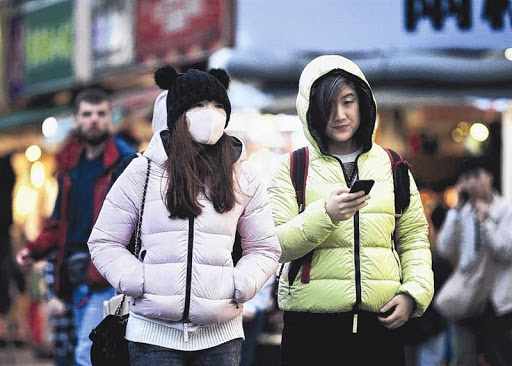
#> input picture data/images/maksssksksss0.png, 512 x 366 px
$ python test-scale-data-agrument.py
#> lines starting #> are read from the running program, lines starting #| are printed output that depends on the picture; after the words box and inside, x2 and y2 are one past the last pixel; in counts of white or black regions, pixels touching at a corner belong together
import numpy as np
import cv2
class_ids = ["mask_weared_incorrect", "without_mask","with_mask"]
class_mapping_decoder = dict(zip( range(len(class_ids)), class_ids ))
class_mapping_encoder = dict(zip(class_ids, range(len(class_ids))))
def scale_image_and_boxes(image, boxes, scale_factor):

    # kich thuoc cu
    (h, w) = image.shape[:2]

    # kich thuoc moi
    new_w = int(w*scale_factor)
    new_h = int(h*scale_factor)

    resized_image = cv2.resize(image, (new_w, new_h))

    # tao 1 cai nen mau xam 128
    canvas = np.full(shape=(h,w,3), fill_value=128.0 / 255.0, dtype=np.float32)

    x_offset = (w-new_w)//2
    y_offset = (h-new_h)//2

    if scale_factor < 1.0:
        canvas[y_offset:y_offset + new_h, x_offset:x_offset + new_w] = resized_image
        final_image = canvas
    else:
        final_image = resized_image[abs(y_offset):abs(y_offset) + h, abs(x_offset):abs(x_offset) + w]

    # Su ly image thanh cong

    new_boxes = []
    if len(boxes) > 0:
        for box in boxes:
            x_center, y_center, width, height, class_id = box # dang o dang chuan hoa

            new_box_w = width * scale_factor  # widht moi
            new_box_h = height * scale_factor #height moi

            new_x_center = (x_center * scale_factor) + (x_offset / w)
            new_y_center = (y_center * scale_factor) + (y_offset / h)

            # --- KIỂM TRA TÍNH HỢP LỆ CỦA BOX MỚI ---
            # Chuyển đổi box mới về dạng (xmin, ymin, xmax, ymax) để dễ tính toán.
            xmin = new_x_center - new_box_w / 2
            ymin = new_y_center - new_box_h / 2
            xmax = new_x_center + new_box_w / 2
            ymax = new_y_center + new_box_h / 2

            # Rất quan trọng khi phóng to, vì một phần box có thể bị cắt mất.
            xmin = max(0.0, xmin)
            ymin = max(0.0, ymin)
            xmax = min(1.0, xmax)
            ymax = min(1.0, ymax)

            if xmax > xmin and ymax > ymin:
                # Nếu hợp lệ, tính lại tọa độ tâm và kích thước cuối cùng từ các giá trị đã cắt.
                final_x_center = (xmin + xmax) / 2
                final_y_center = (ymin + ymax) / 2
                final_width = xmax - xmin
                final_height = ymax - ymin
                # Thêm box đã xử lý hoàn chỉnh vào danh sách
                new_boxes.append([final_x_center, final_y_center, final_width, final_height, class_id])

    # Trả về ảnh cuối cùng và danh sách các box mới dưới dạng mảng NumPy.
    return final_image, np.array(new_boxes, dtype=np.float32)


def show_image_with_boxes_cv2(image, boxes, window_name="Image with Boxes"):
    """
    Hiển thị ảnh và vẽ các bounding box bằng OpenCV.

    Args:
        image (np.array): Ảnh đầu vào (định dạng BGR mà OpenCV sử dụng).
        boxes (np.array): Mảng các bounding box, mỗi box có định dạng YOLO
                          [x_center, y_center, width, height, class_id].
        window_name (str): Tên của cửa sổ hiển thị.
    """
    # Tạo một bản sao của ảnh để không vẽ trực tiếp lên ảnh gốc
    display_image = image.copy()

    # Lấy chiều cao và chiều rộng của ảnh
    (h, w) = display_image.shape[:2]

    # Kiểm tra xem có bounding box nào để vẽ không
    if boxes is not None and len(boxes) > 0:
        # Lặp qua từng bounding box
        for box in boxes:
            # Lấy thông tin từ box
            x_center, y_center, width, height, class_id = box

            # --- Chuyển đổi từ tọa độ YOLO chuẩn hóa sang tọa độ pixel ---
            # Tính toán chiều rộng và chiều cao của box bằng pixel
            box_w_px = int(width * w)
            box_h_px = int(height * h)

            # Tính toán tâm của box bằng pixel
            x_center_px = int(x_center * w)
            y_center_px = int(y_center * h)

            # Tính toán tọa độ góc trên bên trái (xmin, ymin)
            xmin = int(x_center_px - (box_w_px / 2))
            ymin = int(y_center_px - (box_h_px / 2))

            # --- Vẽ lên ảnh ---
            # 1. Vẽ hình chữ nhật (bounding box)
            # cv2.rectangle(ảnh, điểm_bắt_đầu, điểm_kết_thúc, màu_sắc, độ_dày)
            color = (0, 255, 0)  # Màu xanh lá cây (BGR)
            thickness = 2
            cv2.rectangle(display_image, (xmin, ymin), (xmin + box_w_px, ymin + box_h_px), color, thickness)

            # 2. Vẽ nhãn tên lớp (class label)
            # Lấy tên lớp từ class_id
            label = class_mapping_decoder.get(int(class_id), 'Unknown')
            font = cv2.FONT_HERSHEY_SIMPLEX
            font_scale = 0.7
            font_thickness = 1

            # Đặt vị trí cho văn bản ngay phía trên bounding box
            text_position = (xmin, ymin - 10) if ymin - 10 > 10 else (xmin, ymin + 20)

            cv2.putText(display_image, label, text_position, font, font_scale, color, font_thickness)

    # Hiển thị ảnh trong một cửa sổ
    cv2.imshow(window_name, display_image)

    # Đợi người dùng nhấn một phím bất kỳ để đóng cửa sổ
    # Nếu tham số là 0, nó sẽ đợi vô hạn.
    cv2.waitKey(0)

    # Đóng tất cả các cửa sổ đã mở bởi OpenCV
    cv2.destroyAllWindows()


final_image = cv2.imread("../data/images/maksssksksss0.png")/ 255.0
boxes = np.array([
    [76.37, 140, 24.3,42, 0],
    [167, 128.7, 33.3,50, 0],
])/ 416

final_image, boxes = scale_image_and_boxes(final_image, boxes, 0.8)
#> in scale_image_and_boxes, `resized_image = cv2.resize(image, (new_w, new_h))`:
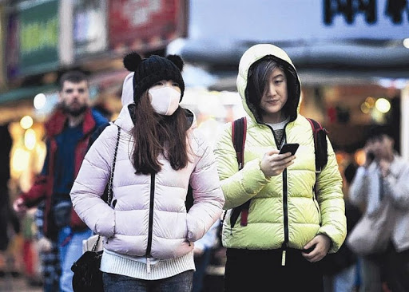
#> resized_image: shape (292, 409, 3) float64; mean B, G, R 0.506, 0.49, 0.497
#> in scale_image_and_boxes, `canvas[y_offset:y_offset + new_h, x_offset:x_offset + new_w] = resized..`:
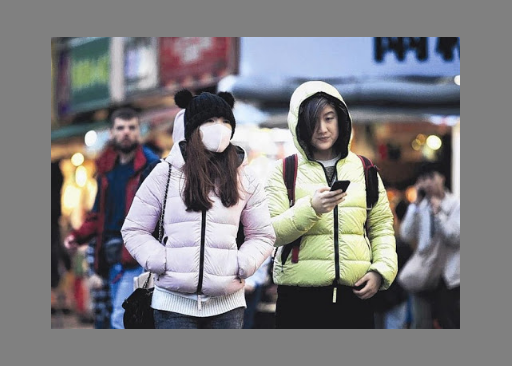
#> canvas: shape (366, 512, 3) float32; mean B, G, R 0.504, 0.494, 0.499
#> boxes = [[0.246, 0.37, 0.0467, 0.0808, 0], [0.421, 0.349, 0.064, 0.0962, 0]]
show_image_with_boxes_cv2(final_image, boxes)
#> the loop in show_image_with_boxes_cv2, `for box in boxes:` made 2 passes
#> (x_center, y_center, width, height, class_id, box_w_px, box_h_px, x_center_px) on passes 1 to 2: (0.246, 0.37, 0.0467, 0.0808, 0, 23, 29, 126), (0.421, 0.349, 0.064, 0.0962, 0, 32, 35, 215)
#> after the loop in show_image_with_boxes_cv2, `for box in boxes:`:
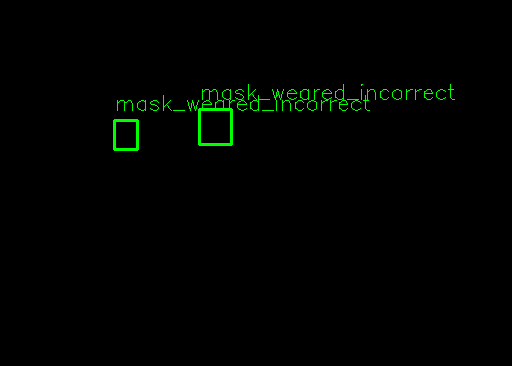
#> display_image: shape (366, 512, 3) float32; 0.94% of pixels changed, all inside (x1, y1, x2, y2) = (113, 84, 455, 151)
#> in show_image_with_boxes_cv2, `cv2.imshow(window_name, display_image)`:
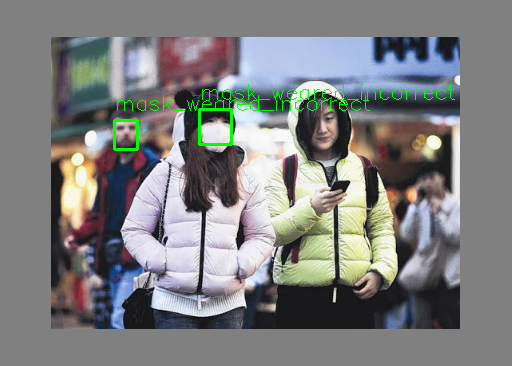
#> window 'Image with Boxes': shape (366, 512, 3); mean B, G, R 127.3, 127.3, 126

$ run again, with data/images/maksssksksss1.png copied over data/images/maksssksksss0.png
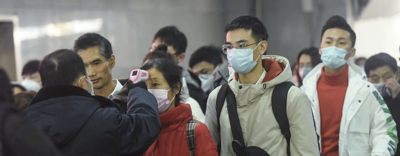
#> input picture data/images/maksssksksss1.png, 400 x 156 px
#> boxes = [[0.247, 0.372, 0.0467, 0.0808, 0], [0.421, 0.35, 0.064, 0.0962, 0]]
#> the loop in show_image_with_boxes_cv2, `for box in boxes:` made 2 passes
#> (x_center, y_center, width, height, class_id, box_w_px, box_h_px, x_center_px) on passes 1 to 2: (0.247, 0.372, 0.0467, 0.0808, 0, 18, 12, 98), (0.421, 0.35, 0.064, 0.0962, 0, 25, 15, 168)
#> after the loop in show_image_with_boxes_cv2, `for box in boxes:`:
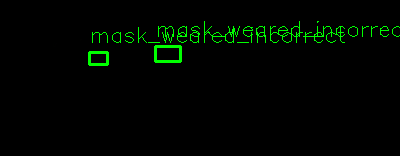
#> display_image: shape (156, 400, 3) float32; mean B, G, R 0.4, 6.3, 0.5
#> in show_image_with_boxes_cv2, `cv2.imshow(window_name, display_image)`:
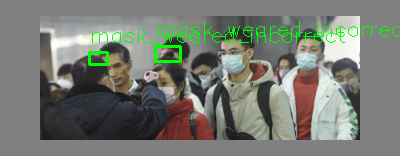
#> window 'Image with Boxes': shape (156, 400, 3); mean B, G, R 114.2, 122.6, 118.8

$ run again, with data/images/maksssksksss10.png copied over data/images/maksssksksss0.png
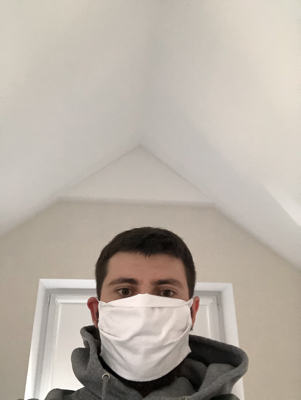
#> input picture data/images/maksssksksss10.png, 301 x 400 px
#> boxes = [[0.247, 0.369, 0.0467, 0.0808, 0], [0.421, 0.347, 0.064, 0.0962, 0]]
#> the loop in show_image_with_boxes_cv2, `for box in boxes:` made 2 passes
#> (x_center, y_center, width, height, class_id, box_w_px, box_h_px, x_center_px) on passes 1 to 2: (0.247, 0.369, 0.0467, 0.0808, 0, 14, 32, 74), (0.421, 0.347, 0.064, 0.0962, 0, 19, 38, 126)
#> after the loop in show_image_with_boxes_cv2, `for box in boxes:`:
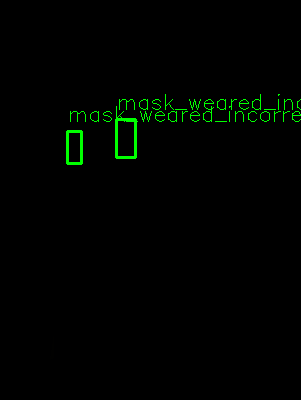
#> display_image: shape (400, 301, 3) float32; mean B, G, R 0.6, 3.8, 0.6
#> in show_image_with_boxes_cv2, `cv2.imshow(window_name, display_image)`:
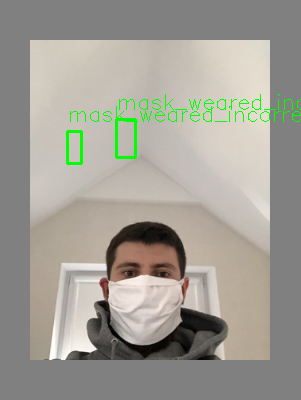
#> window 'Image with Boxes': shape (400, 301, 3); mean B, G, R 148.8, 158.1, 160.4

$ run again, with data/images/maksssksksss100.png copied over data/images/maksssksksss0.png
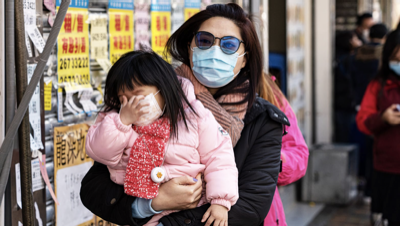
#> input picture data/images/maksssksksss100.png, 400 x 226 px
#> boxes = [[0.247, 0.371, 0.0467, 0.0808, 0], [0.421, 0.349, 0.064, 0.0962, 0]]
#> the loop in show_image_with_boxes_cv2, `for box in boxes:` made 2 passes
#> (x_center, y_center, width, height, class_id, box_w_px, box_h_px, x_center_px) on passes 1 to 2: (0.247, 0.371, 0.0467, 0.0808, 0, 18, 18, 98), (0.421, 0.349, 0.064, 0.0962, 0, 25, 21, 168)
#> after the loop in show_image_with_boxes_cv2, `for box in boxes:`:
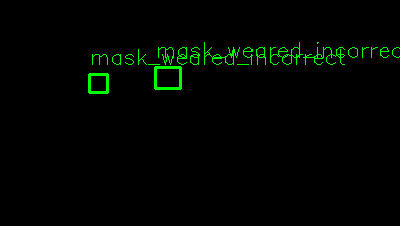
#> display_image: shape (226, 400, 3) float32; mean B, G, R 0.4, 4.7, 0.5
#> in show_image_with_boxes_cv2, `cv2.imshow(window_name, display_image)`:
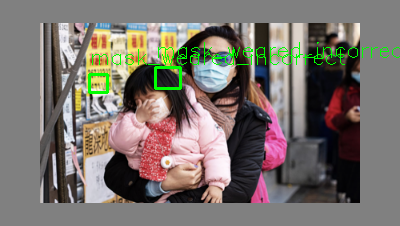
#> window 'Image with Boxes': shape (226, 400, 3); mean B, G, R 108.5, 114.6, 121.6
